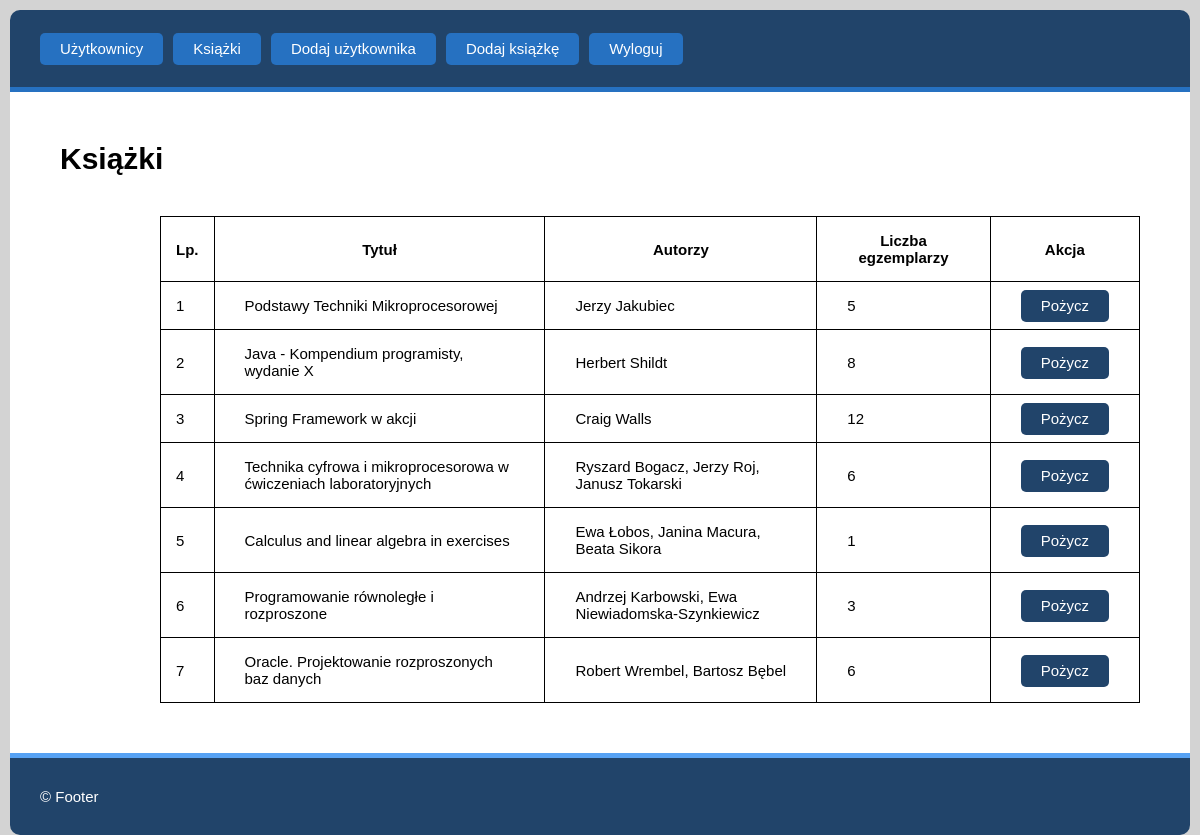
The page /index.php?action=books/show (signed in) on the database its author committed.
### tables this page shows
CREATE TABLE `books` (
  `id` bigint(20) UNSIGNED NOT NULL,
  `title` varchar(100) NOT NULL,
  `authors` varchar(100) NOT NULL,
  `copies` int(10) UNSIGNED NOT NULL
);

### src/core/Renderer.php (called while the page is built, shortened)
<?php
class Renderer
{
    public function render($view, $data = array())
    {
        require_once Config::get('__MVC_VIEWS_DIR') . $view . '.php';
    }
}

### src/controllers/BooksController.php (called while the page is built, shortened)
<?php
class BooksController extends Controller
{
	public function show()
    {
        $result = $this->_pdo->get_data_from_db("SELECT * FROM books", BookModel::class);
        $this->renderer->render('show_books', array(
            'books_data' => $result,
            'header_mode' => $_SESSION['logged_user']['user_role'] === Config::get('__ADMIN_ROLE') ? 'admin' : 'user',
        ));
    }
}

### src/core/MvcApplication.php (called while the page is built, shortened)
<?php
class MvcApplication
{
    private static $_instance;
    private $renderer_instance;
    private function __construct()
    {
        $this->renderer_instance = Renderer::get_instance();
        $this->render_mvc();
    }
    private function render_mvc()
    {
        try
        {
            $action_params = $this->parse_url();
            $this->controller_instance = new $controller_class_name;
            call_user_func([ $this->controller_instance, $action_params['method'] ]);
        }
        catch(ReflectionException $e)
        {
            $this->renderer_instance->render('_not-found');
            die;
        }
    }
    private function parse_url()
    {
        $action_type = Config::get('__MVC_DEF_METHOD');
        $separate_controller_and_method = explode('/', filter_var(rtrim($_GET['action']), FILTER_SANITIZE_URL));
        if (count($separate_controller_and_method) > 1)
        {
            $action_type = $separate_controller_and_method[1];
        }
        return array(
            'controller' => $this->parse_controller_name($separate_controller_and_method[0]),
            'method' =>     $action_type,
        );
    }
    private function parse_controller_name($controller_raw_name)
    {
        return ucfirst($controller_raw_name) . Config::get('__MVC_CONTROLLER_SUFFIX');
    }
    public static function run()
    {
        if (self::$_instance == null) self::$_instance = new MvcApplication();
    }
}

### index.php (called while the page is built, shortened)
<?php
require_once __DIR__ . __SEP__ . 'src' . __SEP__ . 'config.php';
MvcApplication::run();

### src/core/DbContext.php (called while the page is built, shortened)
<?php
class DbContext
{
    private $_db_handler;
    private function __construct()
    {
        try
        {
            $this->_db_handler = new PDO(
                Config::get('__DB_DSN'),
                Config::get('__DB_USERNAME'),
                Config::get('__DB_PASSWORD'),
                Config::get('__DB_INIT_COMMANDS')
            );
            $this->_db_handler->setAttribute(PDO::ATTR_ERRMODE, PDO::ERRMODE_EXCEPTION);
        }
        catch (PDOException $e)
        {
            echo 'Nie udało połączyć się z bazą danych.<br>';
            echo $e->getMessage();
            die;
        }
    }
    public function get_data_from_db($sql_query, $model_clazz, $id = null)
    {
        $cursor = null;
        $data_array = array();
        if (isset($id))
        {
            $prep_statement = $this->_db_handler->prepare($sql_query);
            $prep_statement->execute(array('id_sant' => (int) $id));
            $cursor = $prep_statement;
        }
        else
        {
            $cursor = $this->_db_handler->query($sql_query);
        }
        while ($mapped_objects = $cursor->fetchObject($model_clazz))
        {
            array_push($data_array, $mapped_objects);
        }
        return $data_array;
    }
}

### src/core/Config.php (called while the page is built, shortened)
<?php
class Config
{
    private static $_values = array();
    public static function set($key, $value)
    {
        self::$_values[$key] = $value;
    }
    public static function get($key)
    {
        return self::$_values[$key];
    }
}

### src/models/BookModel.php (called while the page is built, shortened)
<?php
class BookModel
{
    protected $id;
    protected $title;
    protected $authors;
    protected $copies;
    public function get_id()
    {
        return $this->id;
    }
    public function get_title()
    {
        return $this->title;
    }
    public function get_authors()
    {
        return $this->authors;
    }
    public function get_copies()
    {
        return $this->copies;
    }
}

### src/views/show_books.php (the view, shortened to what this page needs)
<!DOCTYPE html>
<html lang="pl">
<head>
    <link rel="stylesheet" href="static/styles.css">
</head>
<body>
    <main class="app__content">
        <h1>Książki</h1>
        <div class="table-with-banner__container">
            <?php if ($data['books_data']) { ?>
                <table class="app__table">
                    <tr>
                        <th class="cell--lp">Lp.</th>
                        <th>Tytuł</th>
                        <th>Autorzy</th>
                        <th>Liczba egzemplarzy</th>
                        <th>Akcja</th>
                    </tr>
                    <?php for ($i = 0; $i < count($data['books_data']); $i++) { ?>
                        <tr>
                            <td class="cell--lp"><?= $i + 1 ?></td>
                            <td><?= $data['books_data'][$i]->get_title() ?></td>
                            <td><?= $data['books_data'][$i]->get_authors() ?></td>
                            <td><?= $data['books_data'][$i]->get_copies() ?></td>
                            <td class="cell--center">
                                <?php if ($data['books_data'][$i]->get_copies() > 0) { ?>
                                    <a class="button--default button__variant--normal"
                                        href="index.php?action=books/rent&_bookid=<?= $data['books_data'][$i]->get_id() ?>">
                                        Pożycz
                                    </a>
                                <?php } ?>
                            </td>
                        </tr>
                    <?php } ?>
                </table>
            <?php } else { ?>
                <div class="app__banner app__banner--inline app__banner--warn">
                    Brak zapisanych książek w bibliotece. Kliknij <a href="index.php?action=books/add">tutaj</a> aby dodać pierwszą książkę.
                </div>
            <?php } ?>
        </div>
    </main>
</body>
</html>

### static/styles.css (style rules this page uses)
* { padding: 0; margin: 0; box-sizing: border-box; font-family: sans-serif; }
h1 { margin-bottom: 40px; }
body { height: 100vh; padding: 10px; display: flex; flex-direction: column; border-radius: 10px; width: 100%; font-size: 15px; background-color: lightgray; }
.app__header, .app__footer { display: flex; justify-content: flex-start; align-items: center; padding: 30px; width: 100%; color: white; background-color: #21446a; }
.app__header { border-bottom: 5px solid #2671c1; border-radius: 10px 10px 0 0; }
.header__list { display: flex; list-style-type: none; }
.header__list > li { margin-right: 10px; }
.header__list > li a.header__list__link { color: white; text-decoration: none; padding: 7px 20px 8px; background-color: #2671c1; border-radius: 5px; transition: .2s background-color linear; }
.app__footer { border-top: 5px solid #56a2f4; border-radius: 0 0 10px 10px; }
.app__content { padding: 50px; flex-grow: 1; background-color: white; }
.content__form__container, .form-with-banner__container, .table-with-banner__container { margin-left: 100px; max-width: 800px; }
.table-with-banner__container { max-width: 1100px; }
.app__table { border-collapse: collapse; width: 100%; }
.app__table td, .app__table th { padding: 15px 30px; border: 1px solid black; }
.app__table td.cell--lp, .app__table th.cell--lp { padding: 15px; width: 20px; }
.app__table td.cell--center { text-align: center; }
.button--default { width: fit-content; font-size: 15px; padding: 7px 20px 8px; border: none; cursor: pointer; }
.button__variant--normal, .button__variant--error { border-radius: 5px; transition: .2s all linear; background-color: #21446a; color: white; text-decoration: none; }

### rows shown on the page
books: title "Podstawy Techniki Mikroprocesorowej", authors "Jerzy Jakubiec", copies "5"
books: title "Java - Kompendium programisty, wydanie X", authors "Herbert Shildt", copies "8"
books: title "Spring Framework w akcji", authors "Craig Walls", copies "12"
books: title "Technika cyfrowa i mikroprocesorowa w ćwiczeniach laboratoryjnych", authors "Ryszard Bogacz, Jerzy Roj, Janusz Tokarski", copies "6"
books: title "Calculus and linear algebra in exercises", authors "Ewa Łobos, Janina Macura, Beata Sikora", copies "1"
books: title "Programowanie równoległe i rozproszone", authors "Andrzej Karbowski, Ewa Niewiadomska-Szynkiewicz", copies "3"
books: title "Oracle. Projektowanie rozproszonych baz danych", authors "Robert Wrembel, Bartosz Bębel", copies "6"
